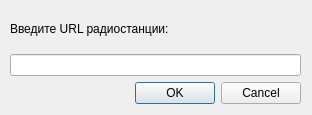
<?xml version="1.0" encoding="UTF-8"?>
<ui version="4.0">
 <class>StreamInputDialog</class>
 <widget class="QDialog" name="StreamInputDialog">
  <property name="geometry">
   <rect>
    <x>0</x>
    <y>0</y>
    <width>312</width>
    <height>115</height>
   </rect>
  </property>
  <property name="windowTitle">
   <string>Dialog</string>
  </property>
  <widget class="QWidget" name="verticalLayoutWidget">
   <property name="geometry">
    <rect>
     <x>10</x>
     <y>10</y>
     <width>291</width>
     <height>94</height>
    </rect>
   </property>
   <layout class="QVBoxLayout" name="verticalLayout">
    <item>
     <widget class="QLabel" name="suggestionLabel">
      <property name="text">
       <string>Введите URL радиостанции:</string>
      </property>
     </widget>
    </item>
    <item>
     <widget class="QLineEdit" name="lineEdit"/>
    </item>
    <item>
     <widget class="QDialogButtonBox" name="buttonBox">
      <property name="orientation">
       <enum>Qt::Horizontal</enum>
      </property>
      <property name="standardButtons">
       <set>QDialogButtonBox::Cancel|QDialogButtonBox::Ok</set>
      </property>
     </widget>
    </item>
   </layout>
  </widget>
 </widget>
 <resources/>
 <connections>
  <connection>
   <sender>buttonBox</sender>
   <signal>accepted()</signal>
   <receiver>StreamInputDialog</receiver>
   <slot>accept()</slot>
   <hints>
    <hint type="sourcelabel">
     <x>248</x>
     <y>254</y>
    </hint>
    <hint type="destinationlabel">
     <x>157</x>
     <y>274</y>
    </hint>
   </hints>
  </connection>
  <connection>
   <sender>buttonBox</sender>
   <signal>rejected()</signal>
   <receiver>StreamInputDialog</receiver>
   <slot>reject()</slot>
   <hints>
    <hint type="sourcelabel">
     <x>316</x>
     <y>260</y>
    </hint>
    <hint type="destinationlabel">
     <x>286</x>
     <y>274</y>
    </hint>
   </hints>
  </connection>
 </connections>
</ui>
